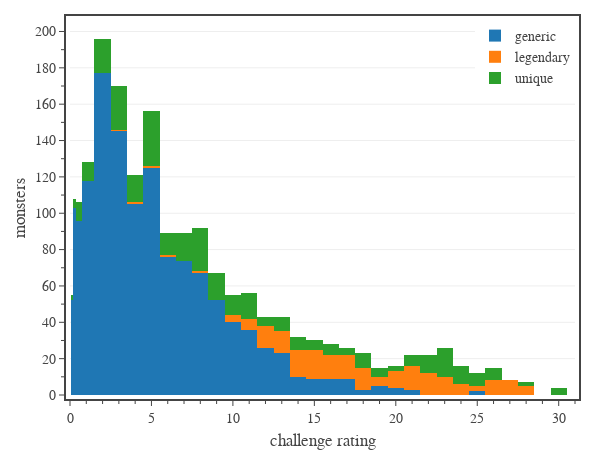

Source (notebook cell):
### Code cell
# Fig. 1: plot the number of monsters by CR

# create figure
fig = go.Figure(
    layout=go.Layout(
        template=tfb.FIG_TEMPLATE,
        margin=dict(l=70, r=25, b=55, t=20, pad=4),
        barmode='stack',
        xaxis=dict(
            title_text='challenge rating',
            range=[0, 31],
            tick0=0, dtick=5,
            minor=dict(tick0=0, dtick=1),
        ),
        yaxis=dict(
            title_text='monsters',
            #range=[0, 35],
            tick0=0, dtick=20,
            minor=dict(tick0=0, dtick=10),
        ),
        legend=dict(
            xanchor='right', yanchor='top',
            x=1.00, y=1.00,
            orientation='v',
            tracegroupgap=0,
            traceorder='normal',
        )
    )
)

def x_decoder(x):
    match x:
        case 0:
            return 0
        case 0.125:
            return 0.125
        case 0.25:
            return 0.28125
        case 0.5:
            return 0.5625
        case 1:
            return 1.125
        case _:
            return x

def w_decoder(x):
    match x:
        case 0:
            return 0.125
        case 0.125:
            return 0.125
        case 0.25:
            return 0.1875
        case 0.5:
            return 0.375
        case 1:
            return 0.75
        case _:
            return 1.0


for g in ['generic','legendary','unique']:
    dfC = df0[df0['CR'].gt(0) & df0['Category'].isin([g])].groupby(['CR']).count()
    x = [x_decoder(cr) for cr in dfC.index]
    w = [w_decoder(cr) for cr in dfC.index]
    cr = dfC.index.to_list()
    
    fig.add_trace(go.Bar(
        x=x,
        y=dfC['Category'],
        width=w,
        name=g,
        customdata=dfC.index,
        hovertemplate = '<b>' + g + '</b><br>'
            + 'CR %{customdata}<br>'
            + 'Monsters %{y:,.0f}'
            + '<extra></extra>'
    ))
    

# show figure
fig.update_layout(width=600, height=450)
fig.show(config=tfb.FIG_CONFIG)

# save figures
if SAVEFIGS:
    fig.update_layout(autosize=True, width=None, height=None)
    tfb.save_fig_html(fig, format='large', name='fig-monster-distribution-large')
    tfb.save_fig_html(fig, format='small', name='fig-monster-distribution-small')

### Figure 1 — Plotly figure (JSON) as saved in the notebook; plotly's stock layout.template omitted (floating-point values rounded to 4 significant figures)
{"data": [{"customdata": [0.125, 0.25, 0.5, 1, 2, 3, 4, 5, 6, 7, 8, 9, 10, 11, 12, 13, 14, 15, 16, 17, 18, 19, 20, 21, 25], "hovertemplate": "<b>generic</b><br>CR %{customdata}<br>Monsters %{y:,.0f}<extra></extra>", "name": "generic", "type": "bar", "width": [0.125, 0.1875, 0.375, 0.75, 1, 1, 1, 1, 1, 1, 1, 1, 1, 1, 1, 1, 1, 1, 1, 1, 1, 1, 1, 1, 1], "x": [0.125, 0.2812, 0.5625, 1.125, 2, 3, 4, 5, 6, 7, 8, 9, 10, 11, 12, 13, 14, 15, 16, 17, 18, 19, 20, 21, 25], "y": [52, 103, 96, 118, 177, 145, 105, 125, 76, 74, 67, 52, 40, 36, 26, 23, 10, 9, 9, 9, 3, 5, 4, 3, 2]}, {"customdata": [3, 4, 5, 6, 8, 10, 11, 12, 13, 14, 15, 16, 17, 18, 19, 20, 21, 22, 23, 24, 25, 26, 27, 28], "hovertemplate": "<b>legendary</b><br>CR %{customdata}<br>Monsters %{y:,.0f}<extra></extra>", "name": "legendary", "type": "bar", "width": [1, 1, 1, 1, 1, 1, 1, 1, 1, 1, 1, 1, 1, 1, 1, 1, 1, 1, 1, 1, 1, 1, 1, 1], "x": [3, 4, 5, 6, 8, 10, 11, 12, 13, 14, 15, 16, 17, 18, 19, 20, 21, 22, 23, 24, 25, 26, 27, 28], "y": [1, 1, 1, 1, 1, 4, 6, 12, 12, 15, 16, 13, 13, 12, 5, 9, 13, 12, 10, 6, 3, 8, 8, 5]}, {"customdata": [0.125, 0.25, 0.5, 1, 2, 3, 4, 5, 6, 7, 8, 9, 10, 11, 12, 13, 14, 15, 16, 17, 18, 19, 20, 21, 22, 23, 24, 25, 26, 28, 30], "hovertemplate": "<b>unique</b><br>CR %{customdata}<br>Monsters %{y:,.0f}<extra></extra>", "name": "unique", "type": "bar", "width": [0.125, 0.1875, 0.375, 0.75, 1, 1, 1, 1, 1, 1, 1, 1, 1, 1, 1, 1, 1, 1, 1, 1, 1, 1, 1, 1, 1, 1, 1, 1, 1, 1, 1], "x": [0.125, 0.2812, 0.5625, 1.125, 2, 3, 4, 5, 6, 7, 8, 9, 10, 11, 12, 13, 14, 15, 16, 17, 18, 19, 20, 21, 22, 23, 24, 25, 26, 28, 30], "y": [3, 5, 10, 10, 19, 24, 15, 30, 12, 15, 24, 15, 11, 14, 5, 8, 7, 5, 6, 4, 8, 5, 3, 6, 10, 16, 10, 7, 7, 2, 4]}], "layout": {"barmode": "stack", "height": 450, "legend": {"orientation": "v", "tracegroupgap": 0, "traceorder": "normal", "x": 1, "xanchor": "right", "y": 1, "yanchor": "top"}, "margin": {"b": 55, "l": 70, "pad": 4, "r": 25, "t": 20}, "width": 600, "xaxis": {"dtick": 5, "minor": {"dtick": 1, "tick0": 0}, "range": [0, 31], "tick0": 0, "title": {"text": "challenge rating"}}, "yaxis": {"dtick": 20, "minor": {"dtick": 10, "tick0": 0}, "tick0": 0, "title": {"text": "monsters"}}}}
